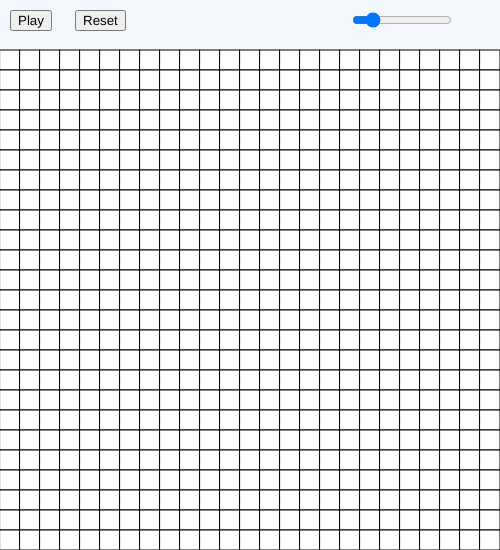
Frame 1 (no input)
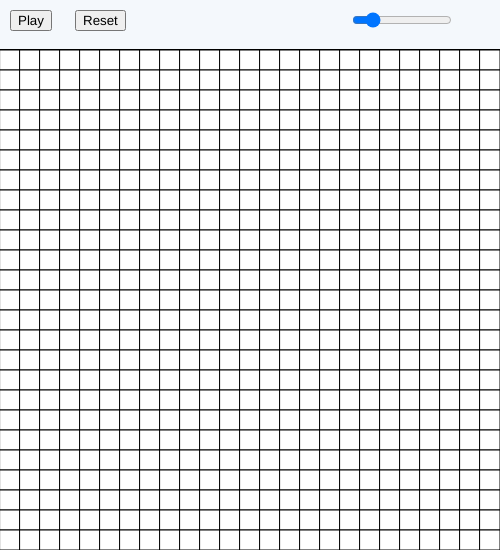
Frame 60 (no input)
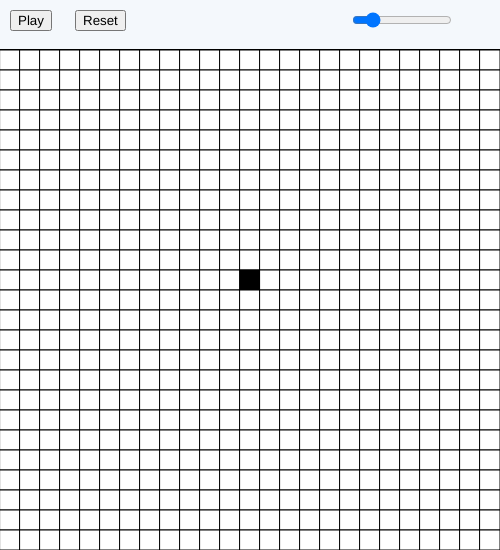
Frame 120 (the mouse pressed at the canvas centre since frame 60)

The p5.js sketch that drew these frames (run headless with seeded random() and noise() and a simulated clock; from frame 60 on, the mouse is pressed at the canvas centre):

// p5.js sketch
// ── sketch.js
const horizontal = 25;
const vertical = 25;
const width = 500;
const height = 500;
const panel = 50;
let matrix;
let ratioX;
let ratioY;
let ruleBirth = [3];
let ruleDeath = [0,1,4,5,6,7,8];
let fr = 60;
let play = false;

let buttonPlay;
let buttonReset;
let slider;

function setup() {
  createCanvas(width, height+panel);
  
  ratioX = width/horizontal;
  ratioY = height/vertical;
  matrix = new Array(vertical);
  
  for (var x = 0; x < matrix.length; x++) {
    matrix[x] = new Array(horizontal);
    for (var y = 0; y < matrix[x].length; y++) {
      matrix[x][y] = 255;
    }
  }
  
  background(244, 248, 252);
  slider = createSlider(1, 60, 10);
  slider.position(width-150, 10);
  slider.style('width', '100px');
  buttonPlay = createButton('Play');
  buttonPlay.position(10, 10);
  buttonPlay.mousePressed(buttonPressed);
  
  buttonReset = createButton('Reset');
  buttonReset.position(75, 10);
  buttonReset.mousePressed(reset);
}

function draw() {
  if (play)
  {
  fr = slider.value();
  let newMatrix = new Array(vertical);
  for (var x = 0; x < newMatrix.length; x++) {
    newMatrix[x] = new Array(horizontal);
    for (var y = 0; y < newMatrix[x].length; y++) {
      newMatrix[x][y] = matrix[x][y];
    }
  }
  for (let x = 0; x < horizontal; x++) {
    for (let y = 0; y < vertical; y++) {
      let value = matrix[x][y];
      let neighbor = 0;
      for (let i = x-1; i <= x+1; i++) {
        for (let j = y-1; j <= y+1; j++) {
          if (i > 0 && i < horizontal && j > 0 && j < vertical && (i != x || j != y))
          {
            if (matrix[i][j]==0)
            {
              neighbor++;
            }
          }
        }
      }
      if (value==255)
      {
        for (let i = 0; i < ruleBirth.length; i++) {
          if (ruleBirth[i] == neighbor)
          {
            newMatrix[x][y] = 0;
          }
        }
      } else {
        for (let i = 0; i < ruleDeath.length; i++) {
          if (ruleDeath[i] == neighbor)
          {
            newMatrix[x][y] = 255;
          }
        }
      }
    }
  }
  matrix = newMatrix;
  }
  
  for (let x = 0; x < horizontal; x++) {
    for (let y = 0; y < vertical; y++) {
      fill(matrix[x][y]);
      rect(x*ratioX, y*ratioY+panel, ratioX, ratioY);
    }
  }
  
  print(fr);
  frameRate(fr);
}

function mousePressed()
{
    var value = matrix[floor((mouseX)/ratioX)][floor((mouseY-panel)/ratioY)];
    if (value == 255)
    {
      value = 0;
    } else {
      value = 255;
    }
    matrix[floor(mouseX/ratioX)][floor((mouseY-panel)/ratioY)] = value;
}

function buttonPressed() {
  if (play)
  {
    fr = 60;
    play = false;
    buttonPlay.label = "Play";
  } else {
    play = true;
    buttonPlay.label = "Stop";
  }
}

function reset() {
  play = false;
  fr = 60;
  for (var x = 0; x < matrix.length; x++) {
    matrix[x] = new Array(horizontal);
    for (var y = 0; y < matrix[x].length; y++) {
      matrix[x][y] = 255;
    }
  }
}
